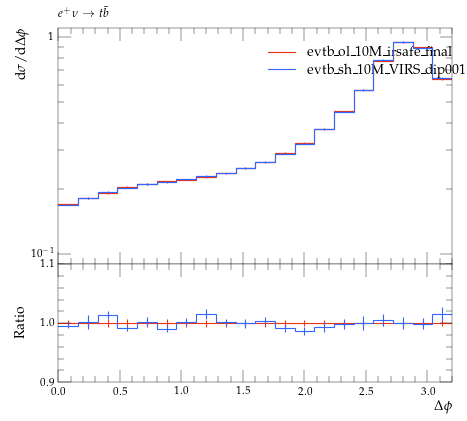

Write Python code to recreate this figure.
#! /usr/bin/env python

# This Python script was auto-generated using YODA v2.0.0.
# Analysis object: /evtb/inc_tjg_dphi
# Timestamp: 16-04-2024 (13:54:45)

import matplotlib as mpl
import matplotlib.pyplot as plt
mpl.use('Agg') # comment out for interactive use
import os
import numpy as np

plotDir = os.path.split(os.path.realpath(__file__))[0]
if 'YODA_USER_PLOT_PATH' in globals():
    plot_outdir = globals()['YODA_USER_PLOT_PATH']
else:
    plot_outdir = plotDir

#plot style
plt.style.use(os.path.join(plotDir, '../default.mplstyle'))
# plot metadata
figW, figH = plt.rcParams['figure.figsize']
ax_xLabel = r'$\Delta\phi$'
ax_yLabel = r'$\mathrm{d}\sigma / \mathrm{d} \Delta\phi$ '
ax_title  = r'$e^+ \nu \to t \bar b$'
ax_xScale = 'linear'
ax_yScale = 'log'
xLims = (0.0, 3.2)
yLims = (0.09000000000000001, 1.1)

# TeX-friendly labels for the legend
labels = [ r"evtb\_ol\_10M\_irsafe\_final", r"evtb\_sh\_10M\_dip001\_irsafe\_final" ]

# Create figure and axis objects
fig, (ax, ratio0_ax) = plt.subplots(2, 1, sharex=True,
                  figsize=(figW,figH), gridspec_kw={'height_ratios': (2, 1)})
ratio0_ax.yaxis.set_major_locator(mpl.ticker.MultipleLocator(0.1))
ratio0_ax.set_ylim(0.9, 1.1)
ratio0_ax.set_ylabel('Ratio')

# LineColor map: curve index -> color
linecolors = {0: '#EE3311', 1: '#3366FF'}
# the numerical data is stored in a separate file
dataf = dict()
prefix = os.path.split(__file__)[0]
if prefix:    prefix = prefix + '/'
exec(open(prefix+'inc_tjg_dphi__data.py').read(), dataf)


legend_handles = [] # keep track of handles for the legend

# style options for curves
# starts at zorder>=5 to draw curve on top of legend
styles = {
  'curve0': {
    'color' : linecolors[0],
    'linestyle' : '-',
    'marker' : 'o',
    'zorder' : 5,
    'histstyle' : True,
  },
  'curve1': {
    'color' : linecolors[1],
    'linestyle' : '-',
    'marker' : 'o',
    'zorder' : 6,
    'histstyle' : True,
  },
}
# curve from input yoda files in main panel
for label in dataf['yvals'].keys():
    if all(np.isnan(v) for v in dataf['yvals'][label]):
        continue
    tmp = None
    if styles[label]['histstyle']: # draw as histogram
        tmp, = ax.plot(dataf['xedges'], dataf['yedges'][label],
                       color=styles[label]['color'],
                       linestyle=styles[label]['linestyle'],
                       drawstyle='steps-pre', solid_joinstyle='miter',
                       zorder=styles[label]['zorder'], label=label)
        ax.errorbar(dataf['xpoints'], dataf['yvals'][label], color=styles[label]['color'],
                    xerr=dataf['xerrs'], yerr=[dataf['ydowns'][label], dataf['yups'][label]],
                    linestyle='none', zorder=styles[label]['zorder'])
    else: # draw as scatter
        tmp = ax.errorbar(dataf['xpoints'], dataf['yvals'][label],
                          xerr=dataf['xerrs'],
                          yerr=[ dataf['ydowns'][label],
                          dataf['yups'][label] ],
                          fmt=styles[label]['marker'],
                          ecolor=styles[label]['color'],
                          color=styles[label]['color'], zorder=2)
        tmp[-1][0].set_linestyle(styles[label]['linestyle'])
    legend_handles += [tmp]
    for varLabel in dataf['variation_yvals'].keys():
        if varLabel.startswith(label):
            tmp, = ax.plot(dataf['xedges'], dataf['variation_yvals'][varLabel],
                           color=styles[label]['color'],
                           linestyle=styles[label]['linestyle'],
                           drawstyle='steps-pre', solid_joinstyle='miter',
                           zorder=styles[label]['zorder'], alpha=0.5)


# plots on ratio panel
# curve from input yoda files in ratio panel
for label, yvals in dataf['ratio0_yvals'].items():
    if all(np.isnan(v) for v in yvals):
        continue
    if styles[label]['histstyle']: # plot as histogram
        ratio0_ax.plot(dataf['xedges'], yvals,
                       color=styles[label]['color'],
                       linestyle=styles[label]['linestyle'],
                       drawstyle='steps-pre', zorder=1,
                       solid_joinstyle='miter')
        ratio0_ax.vlines(dataf['xpoints'],
                         dataf['ratio0_ymin'][label],
                         dataf['ratio0_ymax'][label],
                         color=styles[label]['color'], zorder=1)
    else: # plot as scatter
        tmp = ratio0_ax.errorbar(dataf['xpoints'],
                                 yvals, xerr=dataf['xerrs'],
                                 yerr=dataf['ratio0_yerrs'][label],
                                 fmt=styles[label]['marker'],
                                 ecolor=styles[label]['color'],
                                 color=styles[label]['color'])
        tmp[-1][0].set_linestyle(styles[label]['linestyle'])

    for varlabel in dataf['ratio0_variation_vals'].keys():
        if varlabel.startswith(label):
            ratio0_ax.plot(dataf['xedges'],
                            dataf['ratio0_variation_vals'][varlabel],
                            color=styles[label]['color'],
                            linestyle=styles[label]['linestyle'],
                            drawstyle='steps-pre', solid_joinstyle='miter',
                            zorder=1, alpha=0.5)

legend_pos = (0.5, 0.97)
ax.legend(legend_handles, labels, loc='upper left', bbox_to_anchor=legend_pos)

# set plot metadata as defined above
ratio0_ax.set_xlabel(ax_xLabel)
ratio0_ax.xaxis.set_label_coords(1., -.15)
ax.set_ylabel(ax_yLabel, loc='top')
ax.set_title(ax_title, loc='left')
ax.set_xscale(ax_xScale)
ax.set_yscale(ax_yScale)
ax.set_xlim(xLims)
ax.set_ylim(yLims)

# tick formatting
plt.rcParams['xtick.top'] = True
plt.rcParams['ytick.right'] = True
ax.yaxis.set_major_locator(mpl.ticker.LogLocator(base=10.0, numticks=np.inf))
ax.yaxis.set_minor_locator(mpl.ticker.LogLocator(
                           base=10.0, subs=np.arange(0.1, 1, 0.1), numticks=np.inf))
fig.align_ylabels((ax, ratio0_ax))
plt.savefig(os.path.join(plot_outdir, 'inc_tjg_dphi.pdf'), format='PDF')
plt.savefig(os.path.join(plot_outdir, 'inc_tjg_dphi.png'), format='PNG')

plt.close(fig)
